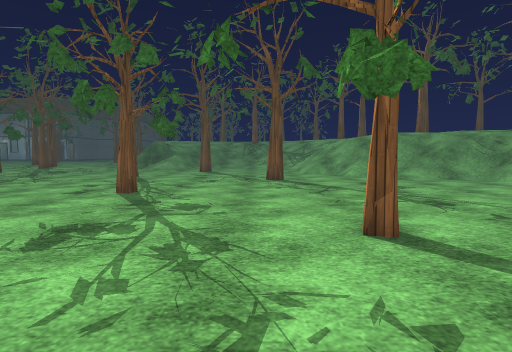
[1] (above)

24 first-person views from a walk through a 3-D level made in the Unity game engine. The camera is 1.2 m above the floor, tilts 4° down and sees 80° across. The floor is counted in squares, 1 m on a side. Each view is taken from the middle of a square. On the plan, view 1 faces up. The plan holds only what a view shows up to about 13 squares ahead; the rest is blank. The place goes on beyond the plan. The player character is not drawn. Some animated figures are not drawn. Door leaves are left out, so doorways stand open. Some surface patterns are stand-ins.

[2]
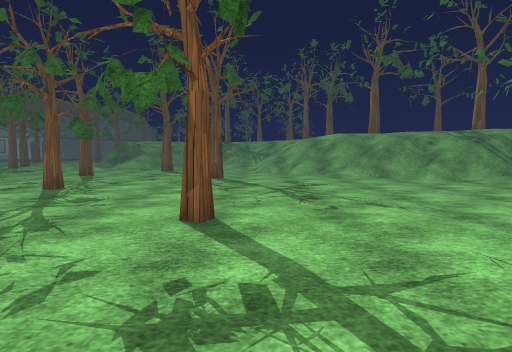

[3]
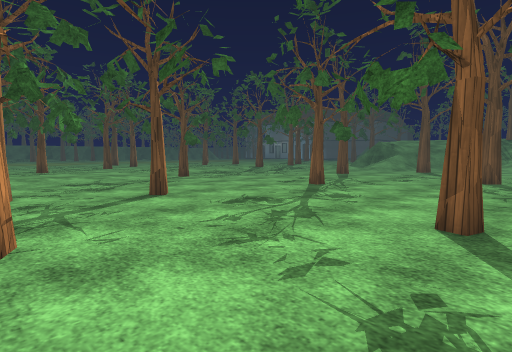

[4]
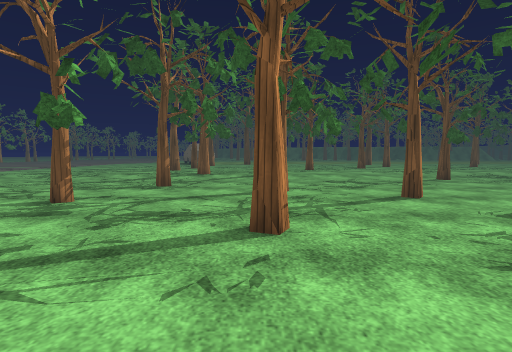

[5]
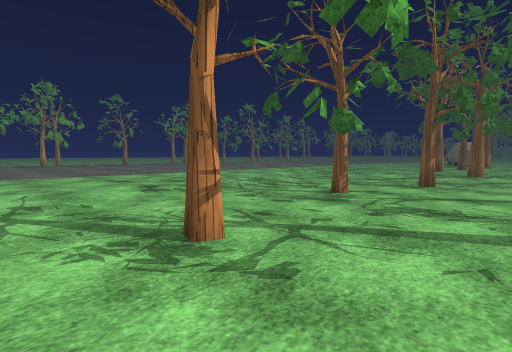

[6]
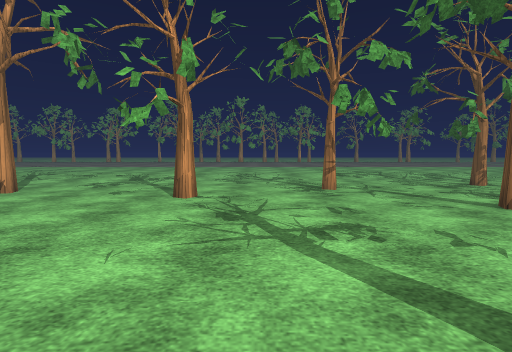

[7]
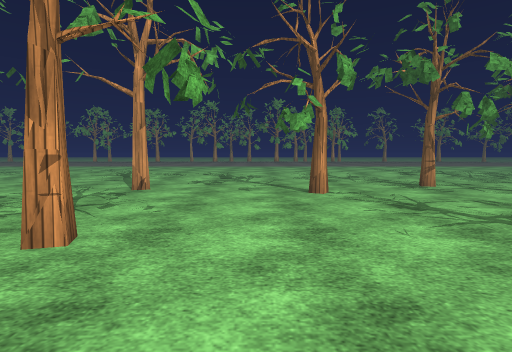

[8]
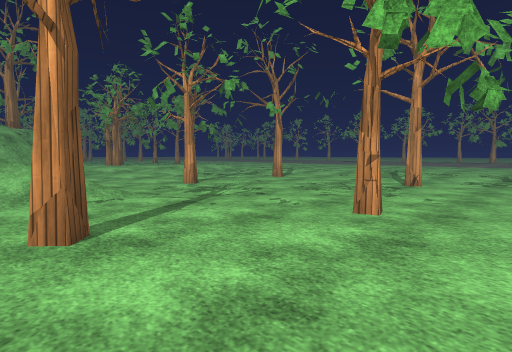

[9]
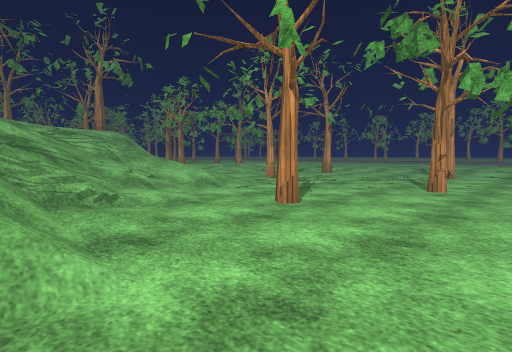

[10]
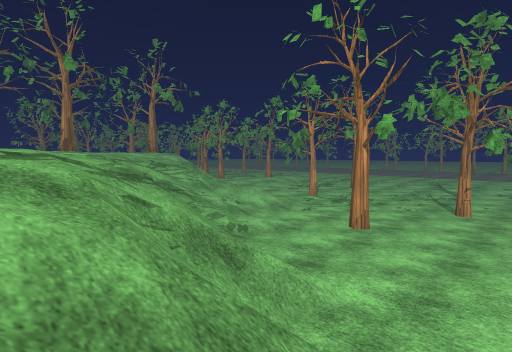

[11]
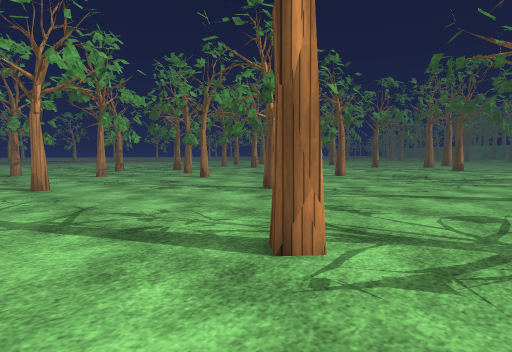

[12]
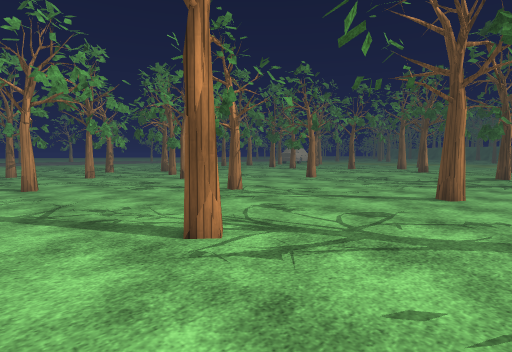

[13]
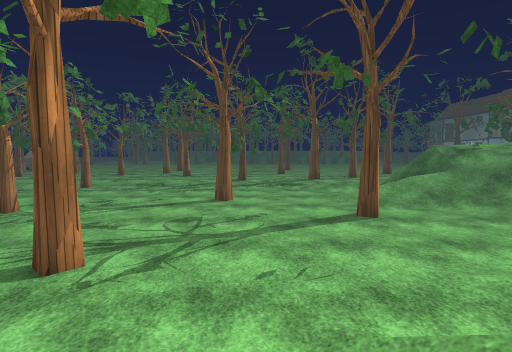

[14]
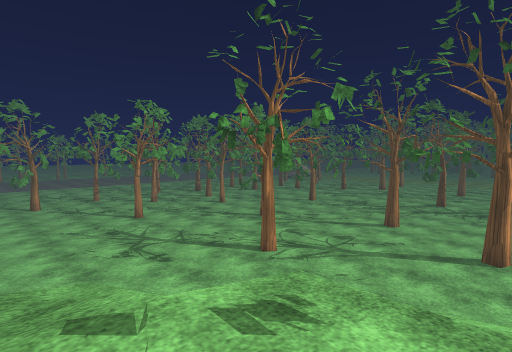

[15]
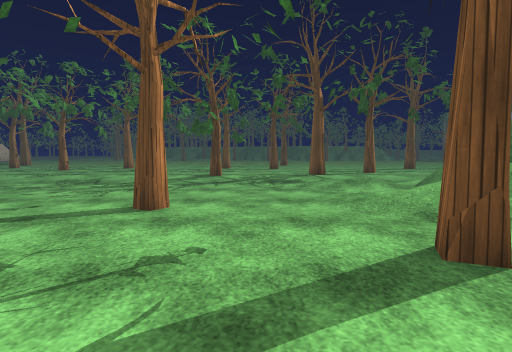

[16]
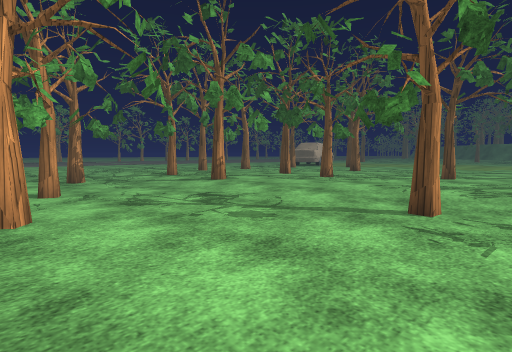

[17]
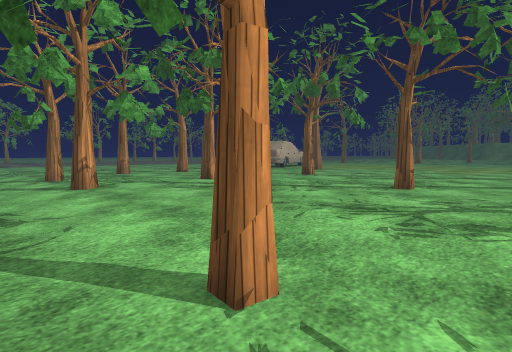

[18]
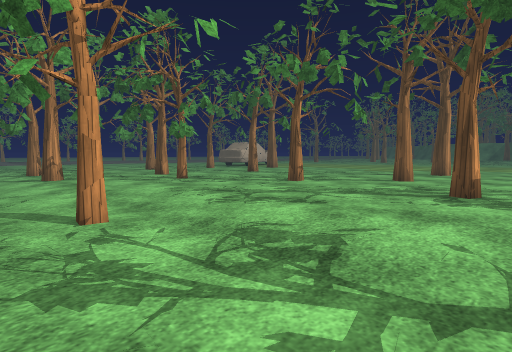

[19]
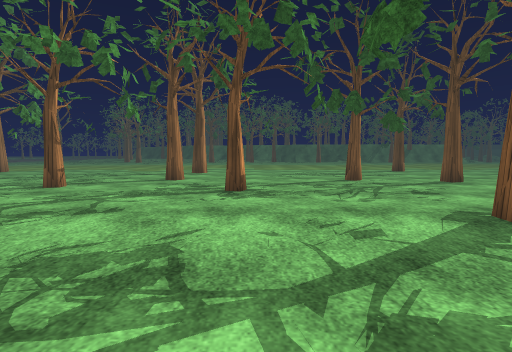

[20]
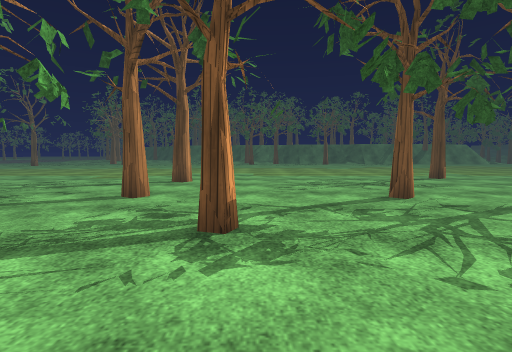

[21]
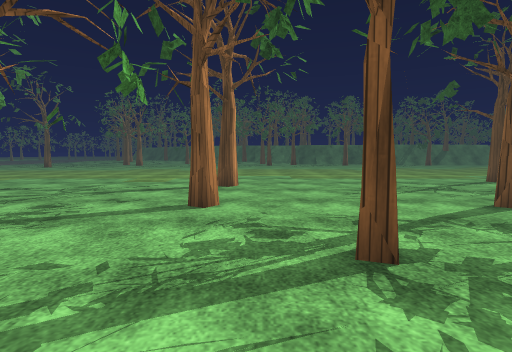

[22]
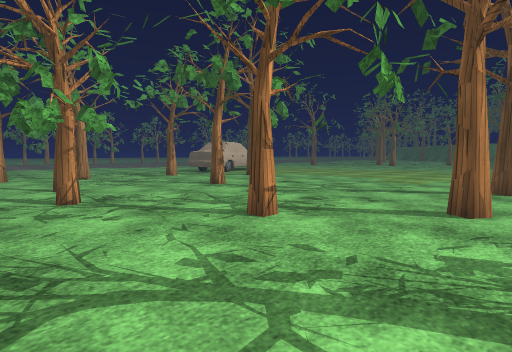

[23]
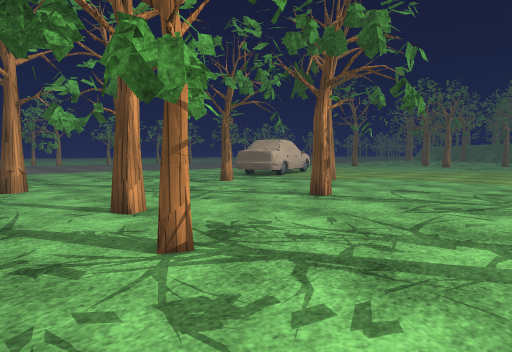

[24]
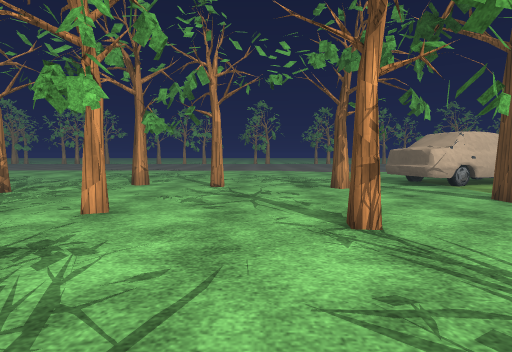

### Floor plan
Key: @ floor where view 1 was taken; # wall or solid block; x gap in a wall; . main floor; : floor 0.25 m higher than the main floor; + floor 2.5 m higher than the main floor; * floor 2.75 m higher than the main floor; / step, stairs or slope; T thing the floor can be seen under or through; O other object.
Columns run from 28 left of view 1 to 20 right of it. Each row starts with its distance up from view 1.
 23  ::              /:.///.......   ///+ *
 22  ::: :::         :/.///.#.....:  ////*
 21  ::::: ::      ....../..#....../   //**
 20 ::::: :#::     ................//    /+
 19 ::::::::::::   ................//    /+
 18 ::::::: :::::  .................  / / ////
 17 ::::::#::::::#: .....#...........     ////++*
 16  :::::::: :::::....................   ////////+
 15 ::::::::: ::::...............#.....   ////////++*
 14 :::::::::::::: ........................////   ///
 13 :::::::: #::::.........................//////////
 12 :::::::::#:::::...........................///////
 11 :::::::::::::::............................//////
 10  #::::#::::::::.........# ................../////
  9  ::::::::::::::.......... ...................////
  8 ::::  :::::::::.###......................#...////
  7 ::::::: #::::::......... ....................///
  6 :::::::::::::::.. ...........................//
  5 ::::::::::::::::..............#...... ...........
  4 ::::::::::::T:::.... ............................
  3 :::::::::::TT ::..... T...... ....... x#........
  2 :::::::::: T  :::.... .... ....................#
  1 :::: #:::: :::  :..... ........................
  0  :::::::::T::::#:....#..  ..@.................
 -1  ::::::::::::::::.........#........ .........
 -2  ::::::::::::::::............ ....# .........
 -3 :::::::::::::::::.. ................. ..... .
 -4 ::x::::::::::::#:..x........ ...........#.. ..
 -5 OO  #:::::: :::::....... ... x..............
 -6 OO  :::::###::::: .....#....................
 -7 OO  ::::::::      ........ ........ .......

Where each view was taken, in squares from view 1:
view 1: 0 up, 0 right, facing up
view 2: 1 down, 3 right, facing up
view 3: 1 down, 3 right, facing up-left
view 4: 1 down, 3 right, facing left
view 5: 1 down, 4 right, facing down-left
view 6: 6 up, 4 right, facing down
view 7: 7 up, 8 right, facing down
view 8: 9 up, 8 right, facing down-right
view 9: 14 up, 8 right, facing down-right
view 10: 18 up, 8 right, facing down-right
view 11: 17 up, 4 right, facing down-left
view 12: 19 up, 4 right, facing down-left
view 13: 18 up, 6 right, facing left
view 14: 23 up, 10 right, facing down-left
view 15: 19 up, 0 right, facing left
view 16: 10 up, 5 left, facing down-left
view 17: 10 up, 10 left, facing down-left
view 18: 14 up, 10 left, facing down-left
view 19: 13 up, 10 left, facing left
view 20: 13 up, 14 left, facing left
view 21: 11 up, 15 left, facing left
view 22: 11 up, 15 left, facing down-left
view 23: 6 up, 15 left, facing down-left
view 24: 6 up, 21 left, facing down
